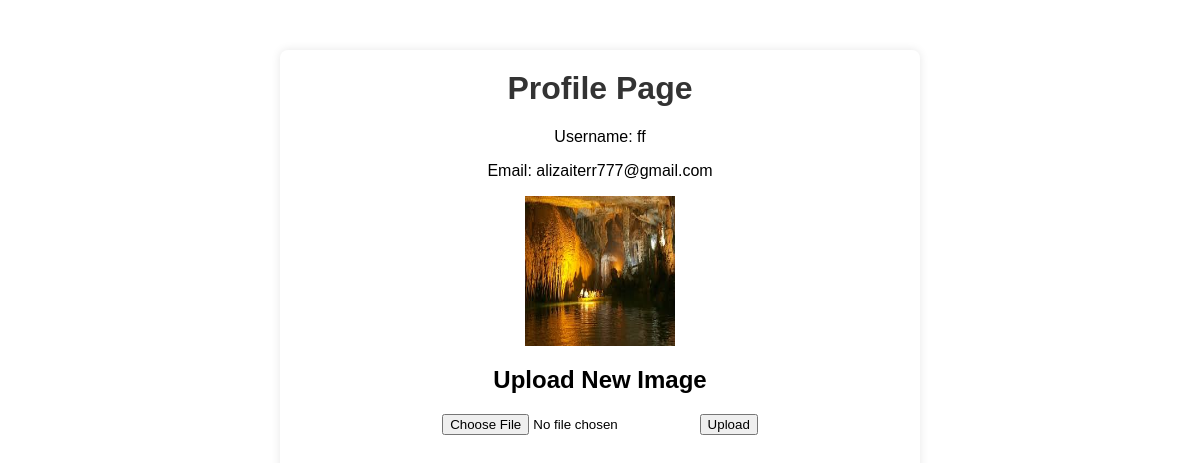
Screenshot of /profile.php (signed in) with the database file from the repository.
### tables this page shows
CREATE TABLE `users` (
  `Id` int(11) NOT NULL,
  `Username` varchar(30) NOT NULL,
  `Email` varchar(500) NOT NULL,
  `Password` varchar(64) NOT NULL,
  `Salt` varchar(3) NOT NULL,
  `Image` varchar(500) NOT NULL,
  `RoleId` int(11) NOT NULL,
  `VerificationToken` varchar(64) NOT NULL,
  `Verified` tinyint(4) DEFAULT NULL
);

### profile.php (the view, shortened to what this page needs)
<link rel="stylesheet" href="profile.css">
<?php
require("Config.php");
$userId = $_SESSION["UserId"];
$query = "SELECT Username, Email, Image FROM users WHERE Id='$userId'";
$result = mysqli_query($con, $query);
$user = mysqli_fetch_array($result);
?>
<!DOCTYPE html>
<html lang="en">
<head>
</head>
<body class="container">
    <h1>Profile Page</h1>
    <p>Username: <?php echo $user["Username"]; ?></p>
    <p>Email: <?php echo $user["Email"]; ?></p>
    <p>
        <img src="<?php echo $user["Image"]; ?>" alt="User Image" width="150" height="150">
    </p>
    <h2>Upload New Image</h2>
    <form action="upload.php" method="post" enctype="multipart/form-data">
        <input type="file" name="image" required>
        <input type="submit" name="upload" value="Upload">
    </form>
</body>
</html>

### profile.css (style rules this page uses)
body { font-family: Arial, sans-serif; background-color: #f4f4f4; margin: 0; padding: 0; }
.container { max-width: 600px; margin: 50px auto; padding: 20px; background-color: #fff; box-shadow: 0 0 10px rgba(0, 0, 0, 0.1); border-radius: 8px; text-align: center; }
h1 { color: #333; }

### rows the page displays
users: Username "ff", Email "alizaiterr777@gmail.com", Image (picture)
